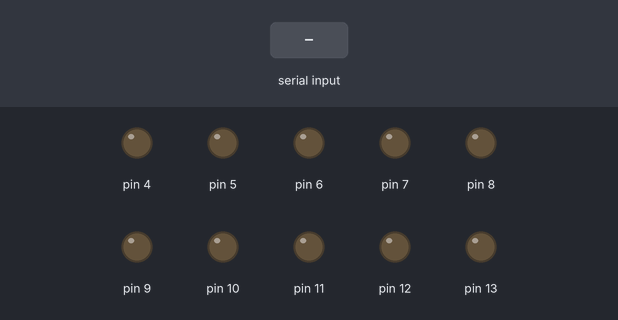
A sketch run on a simulated Arduino Uno, built with avr-gcc and run on an emulated ATmega328P. Shown: output pins drawn as LEDs (lit = HIGH). The test bench sets the inputs (shaded band).

Above: at 1.2 s.
1.3 s: "0" received over Serial
At 2.3 s:
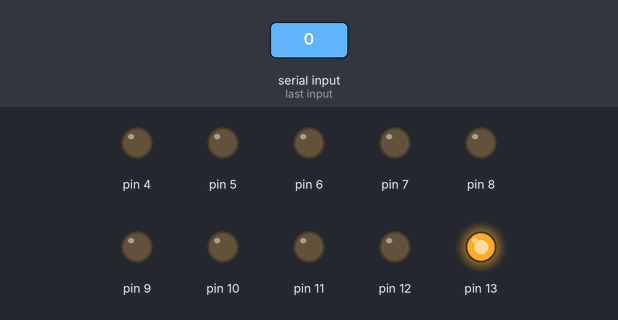
2.8 s: byte 97 ('a') received over Serial
At 3.4 s:
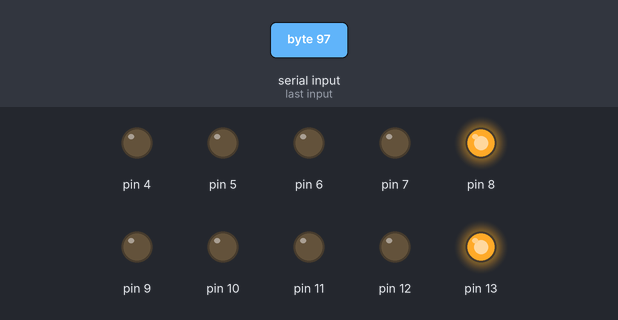
4.3 s: byte 99 ('c') received over Serial
At 4.6 s:
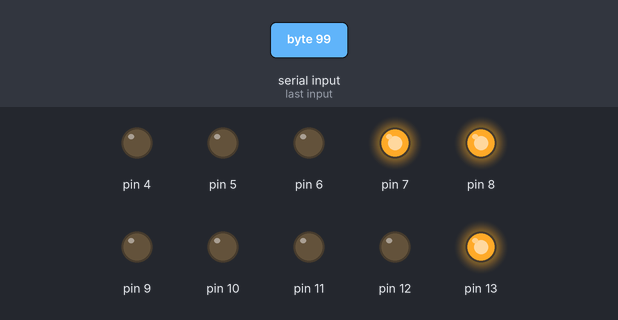
5.8 s: byte 98 ('b') received over Serial
At 6.9 s:
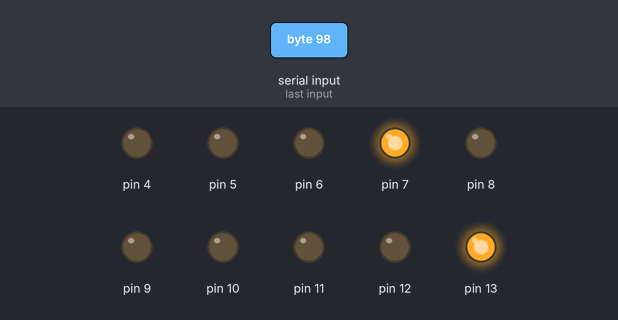
7.3 s: byte 101 ('e') received over Serial
At 8.1 s:
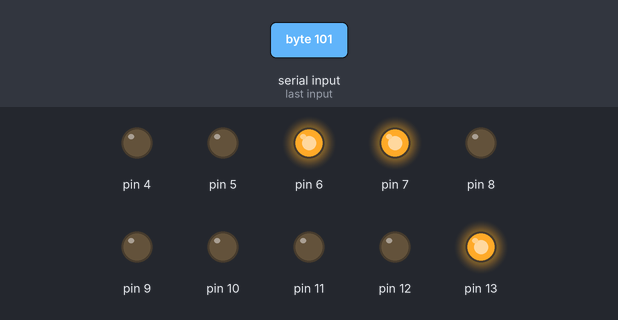
8.8 s: byte 100 ('d') received over Serial
At 9.2 s:
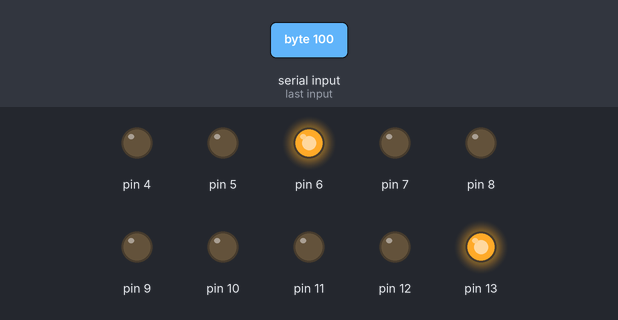
Timing chart, 0 to 11.3 s (numbered marks = the images above; inputs shaded):
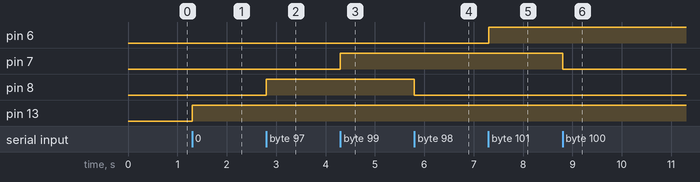

The sketch:

Bluetooth.ino
```cpp
// Rio Technical Solution
// No 61 new economic center nidahasmawatha kegalle
// 071 537 67 85
// tirashana@gmail.com


#define BaudRate 9600

char incomingOption;

void setup()
{
  pinMode(13, OUTPUT);
  pinMode(12, OUTPUT);
  pinMode(11, OUTPUT);
  pinMode(10, OUTPUT);
  pinMode(9, OUTPUT);
  pinMode(8, OUTPUT);
  pinMode(7, OUTPUT);
  pinMode(6, OUTPUT);
  pinMode(5, OUTPUT);
  pinMode(4, OUTPUT);
  // serial communication
  Serial.begin(BaudRate);
}
void loop()
{
     //read from serial port getting information from VS 2013
     incomingOption = Serial.read();
     //verify incomingOption
     switch(incomingOption){
        case '0':

          digitalWrite(13, HIGH); ////// s1
          break;
        case '1':

          digitalWrite(13, LOW); ////// s1
          break;
           case '2':

          digitalWrite(12, HIGH); ////// s2
          break;
        case '3':

          digitalWrite(12, LOW);////// s2
           break;
             case '4':

          digitalWrite(11, HIGH); ////// s3
          break;
        case '5':
          // Turn OFF LED
          digitalWrite(11, LOW);////// s3
          break;
            case '6':

          digitalWrite(10, HIGH);////// s4
          break;
        case '7':

          digitalWrite(10, LOW);////// s4
          break;
            case '8':

          digitalWrite(9, HIGH);////// s5
          break;
        case '9':

          digitalWrite(9, LOW);////// s5
          break;
            case 'a':

          digitalWrite(8, HIGH);////// s6
          break;
        case 'b':

          digitalWrite(8, LOW);////// s6
          break;
            case 'c':

          digitalWrite(7, HIGH);////// s7
          break;
        case 'd':

          digitalWrite(7, LOW);////// s7
          break;
           case 'e':

          digitalWrite(6, HIGH);////// s8
          break;
        case 'f':

          digitalWrite(6, LOW);////// s8
          break;
           case 'g':

          digitalWrite(5, HIGH);////// s9
          break;
        case 'h':

          digitalWrite(5, LOW);////// s19
          break;
            case 'i':

          digitalWrite(4, HIGH);////// s10
          break;
        case 'k':

          digitalWrite(4, LOW);////// s10
          break;


     }
}
```

Measured:
- after the input at 1.3 s, pin 13: LOW → HIGH at once
- after the input at 2.8 s, pin 8: LOW → HIGH at once
- after the input at 4.3 s, pin 7: LOW → HIGH at once
- after the input at 5.8 s, pin 8: HIGH → LOW at once
- after the input at 7.3 s, pin 6: LOW → HIGH at once
- after the input at 8.8 s, pin 7: HIGH → LOW at once
